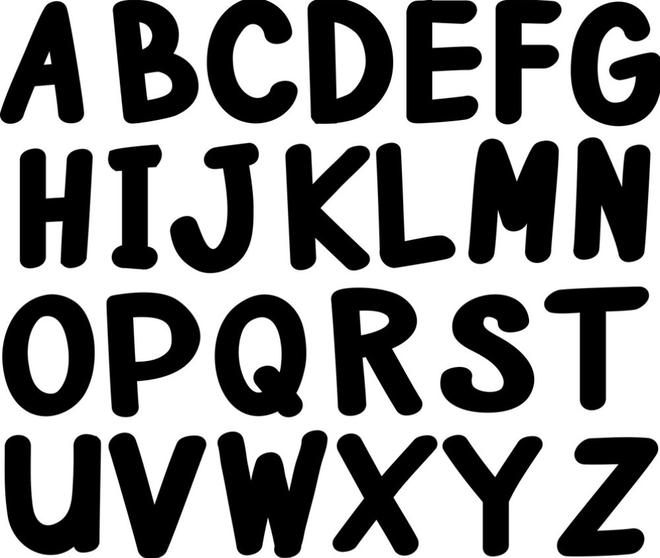
#> input picture Example 8 - Morphological Operations/alphabet.jpeg, 660 x 558 px
$ python example.py   (older library calls are emulated)
#> lines starting #> are read from the running program, lines starting #| are printed output that depends on the picture
import cv2
import numpy as np
import matplotlib.pyplot as plt

# Read image
img = plt.imread("alphabet.jpeg")
#> img is the input picture: shape (558, 660, 3); min 0, max 255, mean 141.7
plt.figure()
plt.title("Original")
plt.axis("OFF")
plt.imshow(img)

# Set kernel matrix for operations
kernel = np.ones((5,5), dtype = np.uint8)

# Erosion: allows to erode the boundaries of the object in front.
erosion = cv2.erode(img, kernel, iterations = 3)
plt.figure()
plt.title("Erosion")
plt.axis("OFF")
plt.imshow(erosion)

# Dilation: opposite of erosion. Increases the white area in the image.
dilate = cv2.dilate(img, kernel, iterations = 3)
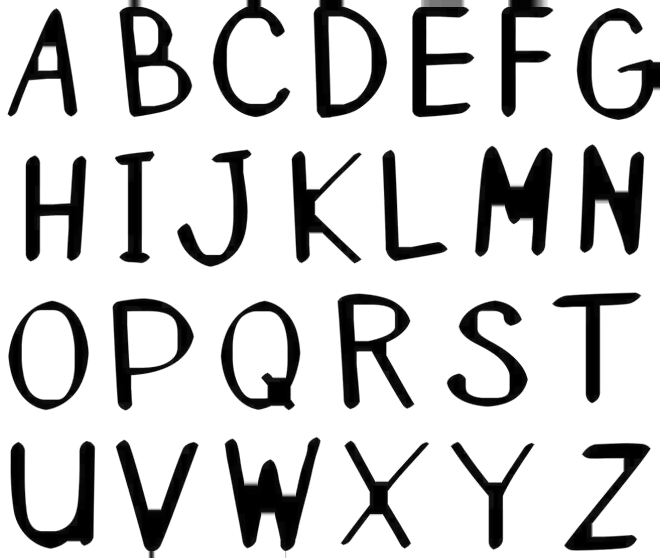
#> dilate: shape (558, 660, 3); min 0, max 255, mean 204.9
plt.figure()
plt.title("Dilate")
plt.axis("OFF")
plt.imshow(dilate)

# Import noised image to fix with Opening
img_noise = plt.imread("car.png")
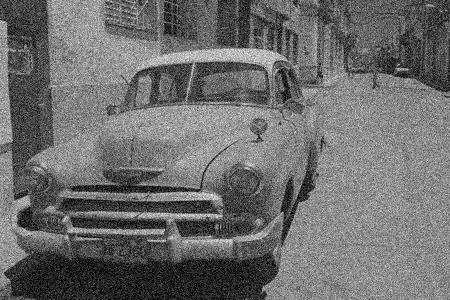
#> input picture Example 8 - Morphological Operations/car.png, 450 x 300 px
#> img_noise is the input picture: shape (300, 450) float32; min 0, max 1, mean 0.429
img_noise = cv2.cvtColor(img_noise, cv2.COLOR_BGR2RGB)
#> img_noise: shape (300, 450, 3) float32
plt.figure()
plt.title("Original")
plt.axis("OFF")
plt.imshow(img_noise)

# Opening = Erosion + Dilation; It's using erosion and dilation in order
# It's useful to prevent noise
opening = cv2.morphologyEx(img_noise,cv2.MORPH_OPEN,kernel)
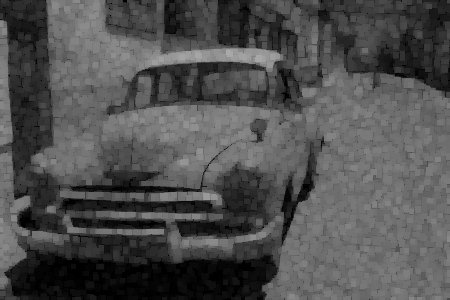
#> opening: shape (300, 450, 3) float32; min 0, max 0.663, mean 0.311
plt.figure()
plt.title("Opening")
plt.axis("OFF")
plt.imshow(opening)

# Closing: opposite of opening operation. We can use that to fix little black dots.
closing = cv2.morphologyEx(img_noise,cv2.MORPH_CLOSE,kernel)
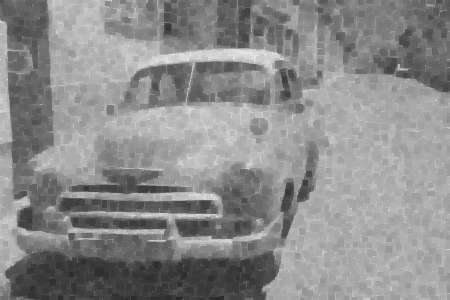
#> closing: shape (300, 450, 3) float32; min 0.165, max 1, mean 0.547
plt.figure()
plt.title("Closing")
plt.axis("OFF")
plt.imshow(closing)

# Gradient: It's difference of dilation and erosion. With this method we can find the borders of image
gradient = cv2.morphologyEx(dilate,cv2.MORPH_GRADIENT,kernel)
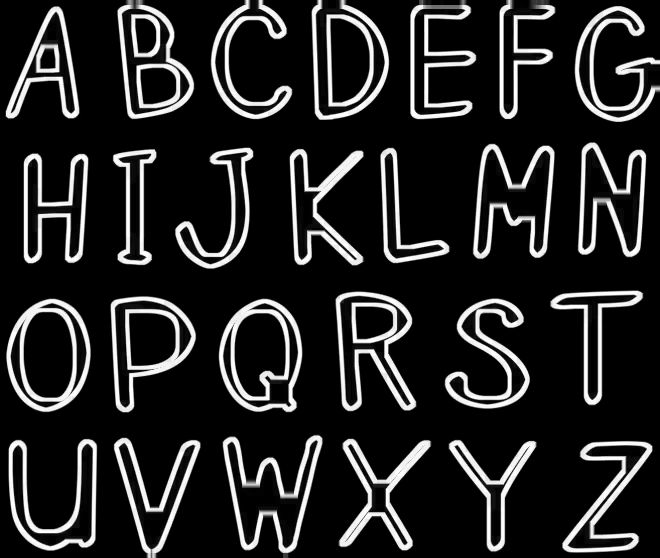
#> gradient: shape (558, 660, 3); min 0, max 255, mean 39.2
plt.figure()
plt.title("Gradient")
plt.axis("OFF")
plt.imshow(gradient)

# Sobel X Operation: it's method for finding x borders of image
sudoku = cv2.imread("sudoku.png", 0)
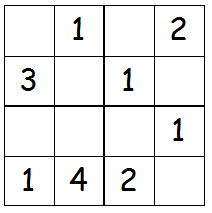
#> input picture Example 8 - Morphological Operations/sudoku.png, 212 x 213 px
#> sudoku: shape (213, 212); min 0, max 255, mean 236.1
sobelx = cv2.Sobel(sudoku, ddepth = cv2.CV_16S, dx = 1, dy = 0, ksize = 5)
plt.figure()
plt.title("Sobel X")
plt.axis("OFF")
plt.imshow(sobelx, cmap="gray")

# Sobel Y Operation: it's method for finding y borders of image
sobely = cv2.Sobel(sudoku, ddepth = cv2.CV_16S, dx = 0, dy = 1, ksize = 5)
plt.figure()
plt.title("Sobel Y")
plt.axis("OFF")
plt.imshow(sobely, cmap="gray")

# Laplacian Gradian: It's another method for finding borders
laplacian = cv2.Laplacian(sudoku, ddepth = cv2.CV_16S)
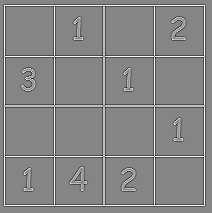
#> laplacian: shape (213, 212) int16; min -599, max 541, mean 0; drawn with min black and max white
plt.figure()
plt.title("Laplacian")
plt.axis("OFF")
plt.imshow(laplacian, cmap="gray")
